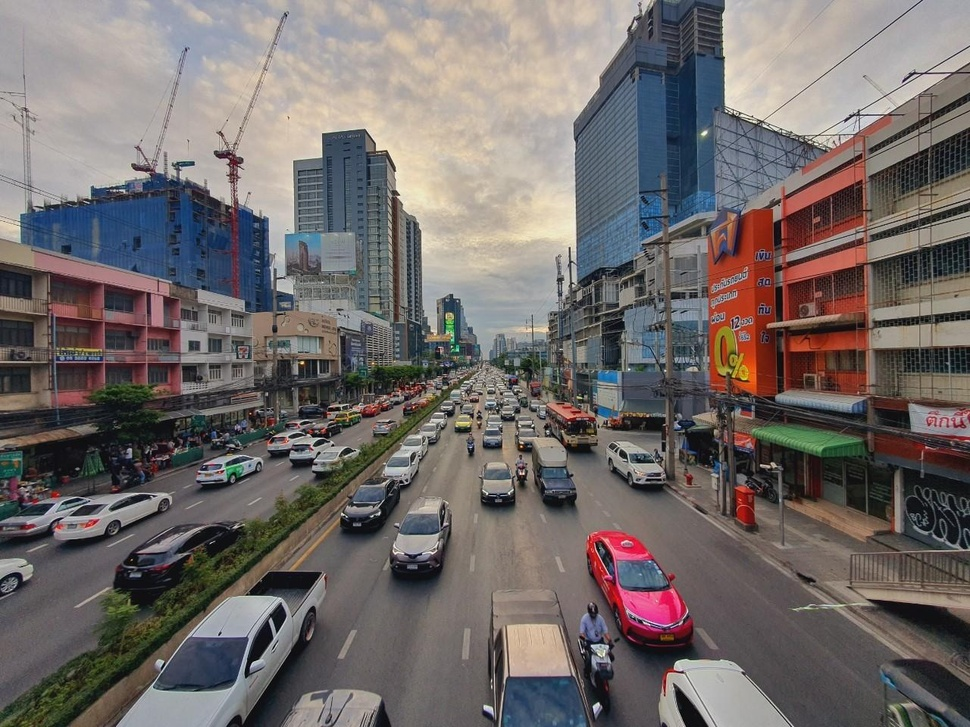
#> input picture picture/light-truck-36.jpg, 970 x 727 px, shrunk from 1280 x 960 before the run
$ python -i utils.py   (imports and definitions only)
#> lines starting #> are read from the running program, lines starting #| are printed output that depends on the picture; after the words box and inside, x2 and y2 are one past the last pixel; in counts of white or black regions, pixels touching at a corner belong together
import cv2 as cv
import matplotlib.pyplot as plt
import numpy as np
import os

ROOT_TEXT = "./text"
ROOT_VIDEO = "./video"
ROOT_PICTURE = "./picture"


# [51 lines left out: function video_to_frame, not called in this run]


def segment_road_and_car(img_path):
#> called with img_path = 'picture/light-truck-36.jpg'
    image = cv.imread(img_path)
#> image is the input picture: shape (727, 970, 3); mean B, G, R 105.2, 106.7, 113.4

    # get height and width image
    (H, W) = image.shape[:2]
#> H = 727; W = 970

    # convert image to gray scale
    gray = cv.cvtColor(image, cv.COLOR_BGR2GRAY)

    # blur image before using edge detection algorithm (canny)
    blurred = cv.GaussianBlur(gray, (5, 5), 0)

    # edge detection algorithm
    canny = cv.Canny(blurred, 30, 150)
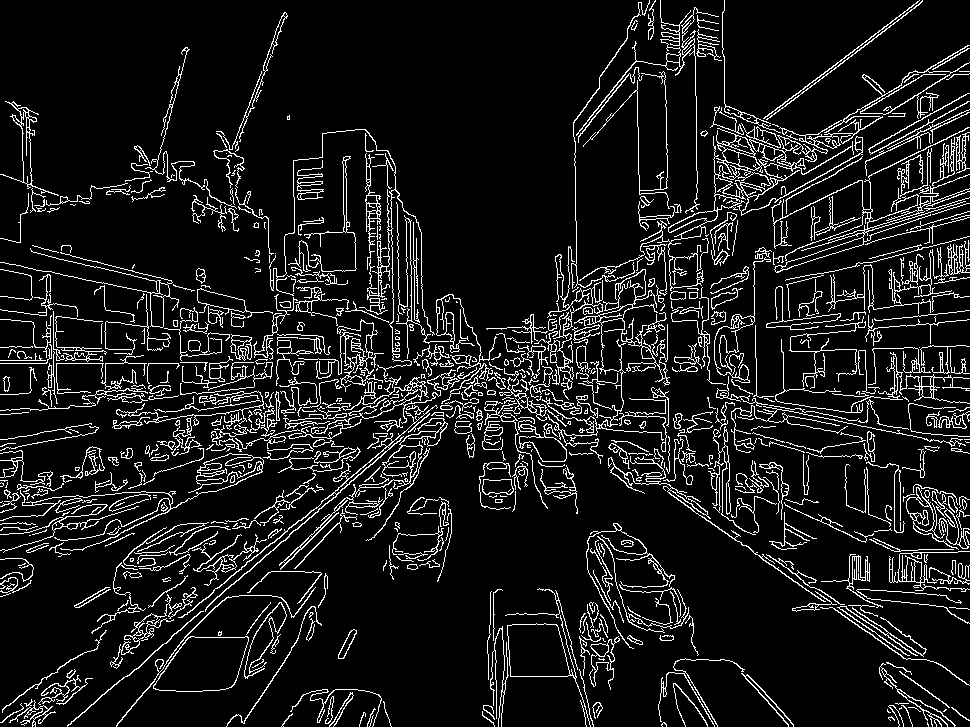
#> canny: shape (727, 970); 10% white in thin lines or dots

    # start segment by hand
    start_point1 = (int(W / 2), int(H / 2))
#> start_point1 = (485, 363)
    end_point1 = (W, H)
#> end_point1 = (970, 727)

    start_point2 = (int(W / 2), int(H / 2))
#> start_point2 = (485, 363)
    end_point2 = (0, H - 250)
#> end_point2 = (0, 477)

    mask1 = np.zeros_like(canny)
    cv.line(mask1, start_point1, end_point1, 255, 2)
#> mask1: shape (727, 970); 0.28% white in thin lines or dots, all inside (x1, y1, x2, y2) = (484, 362, 970, 727)
    cv.fillPoly(mask1, [np.array([(0, 0), start_point1, end_point1, (W, 0)])], 255)
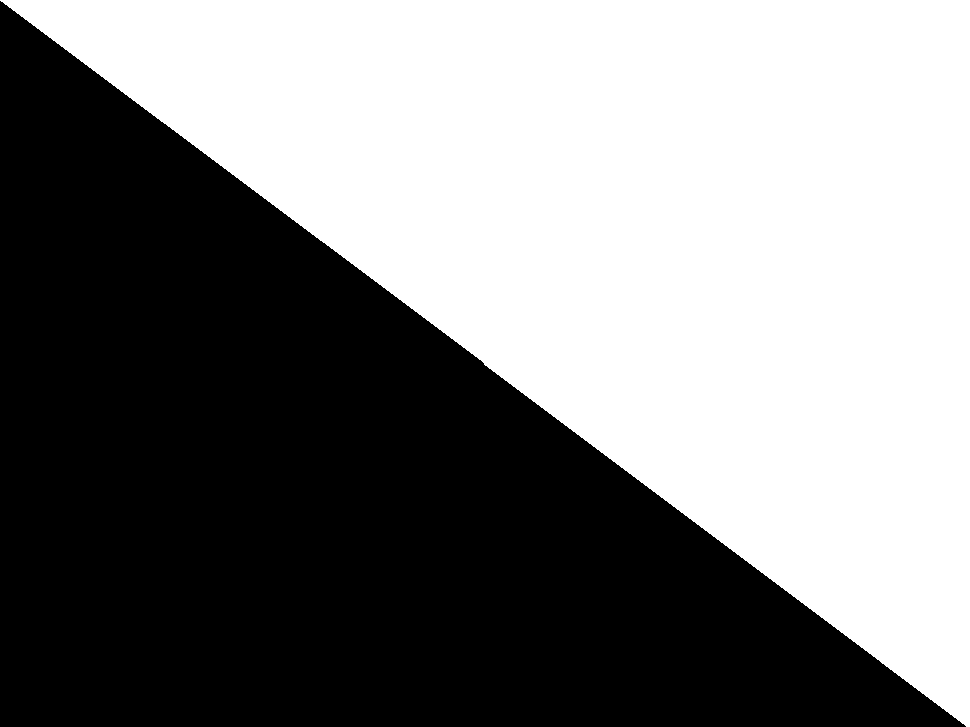
#> mask1: shape (727, 970); 50.2% white; 1 black region, box (x1, y1, x2, y2) and area: (0, 1, 966, 727) 351482
    canny[mask1 > 0] = 0
#> canny: shape (727, 970); 5% white in thin lines or dots, all inside (x1, y1, x2, y2) = (0, 101, 956, 727)

    mask2 = np.zeros_like(canny)
    cv.line(mask2, start_point2, end_point2, 255, 2)
#> mask2: shape (727, 970); 0.21% white; 1 white region, box (x1, y1, x2, y2) and area: (0, 362, 487, 479) 1459
    cv.fillPoly(mask2, [np.array([(W, 0), start_point2, end_point2, (0, 0)])], 255)
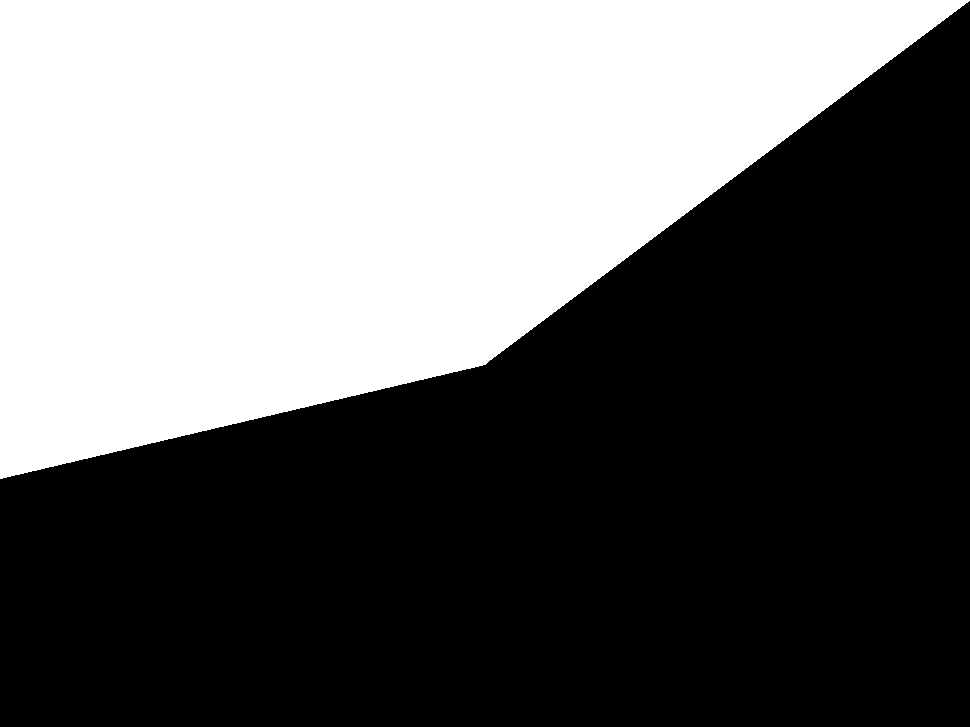
#> mask2: shape (727, 970); 41.6% white; 1 white region, box (x1, y1, x2, y2) and area: (0, 0, 970, 479) 293290
    canny[mask2 > 0] = 0
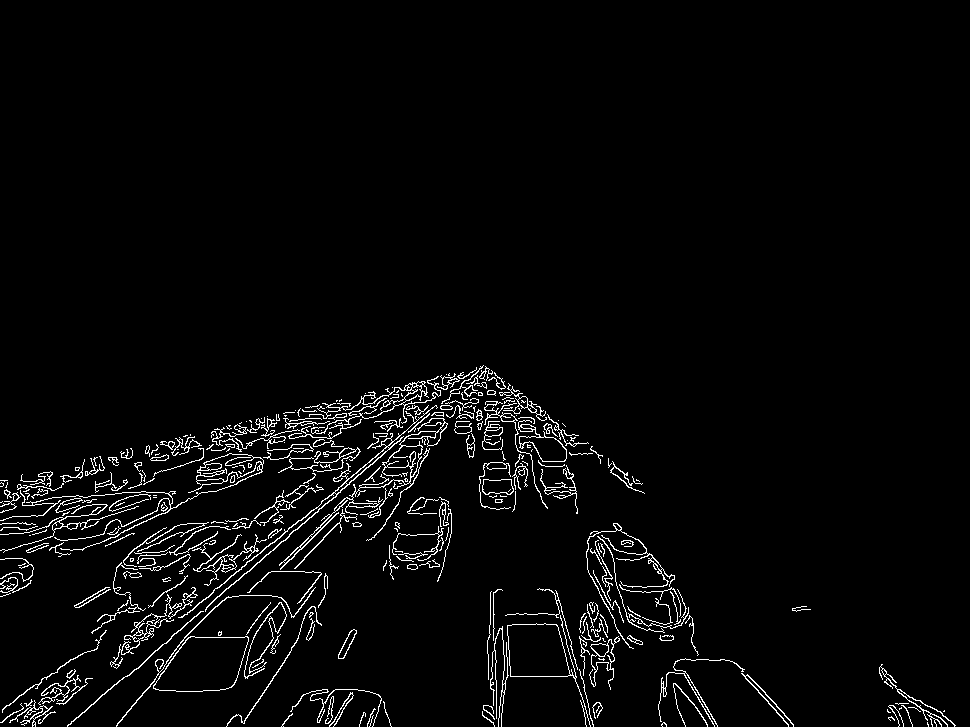
#> canny: shape (727, 970); 3.2% white in thin lines or dots, all inside (x1, y1, x2, y2) = (0, 365, 956, 727)

    mask_below = np.zeros_like(canny)
    cv.fillPoly(
        mask_below,
        [np.array([[0, H - 250], [int(W / 2), int(H / 2)], [W, H], [0, H]])],
        255,
    )
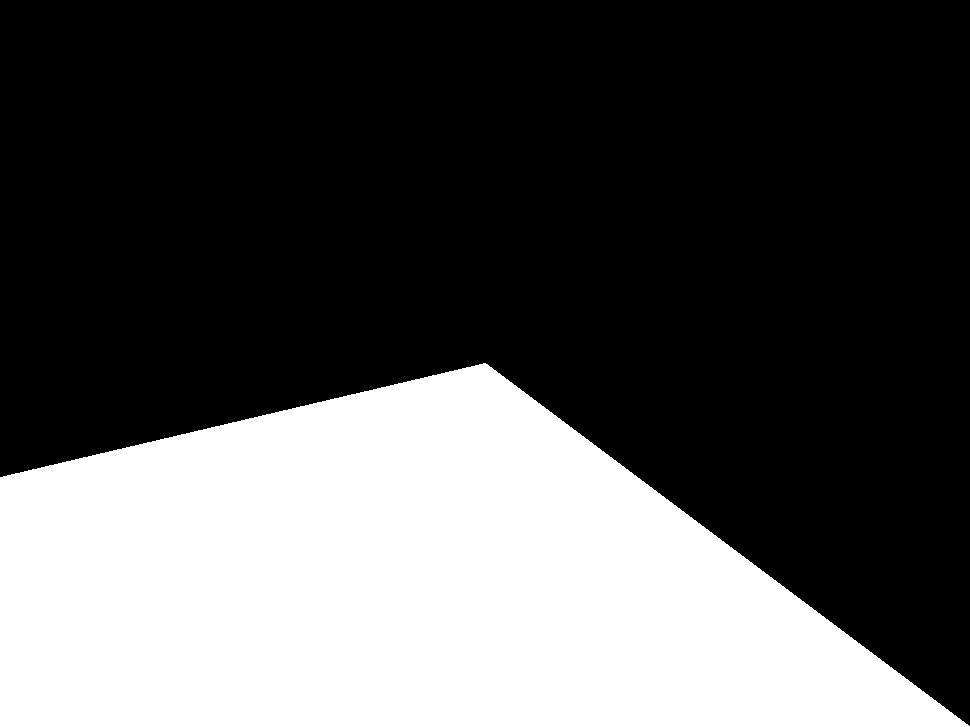
#> mask_below: shape (727, 970); 33.7% white; 1 white region, box (x1, y1, x2, y2) and area: (0, 363, 970, 727) 237411
    canny[mask_below > 0] = 255
    # end segment by hand

    dpi = 100
    fig_size = (W / dpi, H / dpi)
#> fig_size = (9.7, 7.27)

    canny[canny == 255] = 1
    np.savetxt(f"{ROOT_TEXT}/segment_values.txt", canny, fmt="%d")

    res = np.multiply(gray, canny)
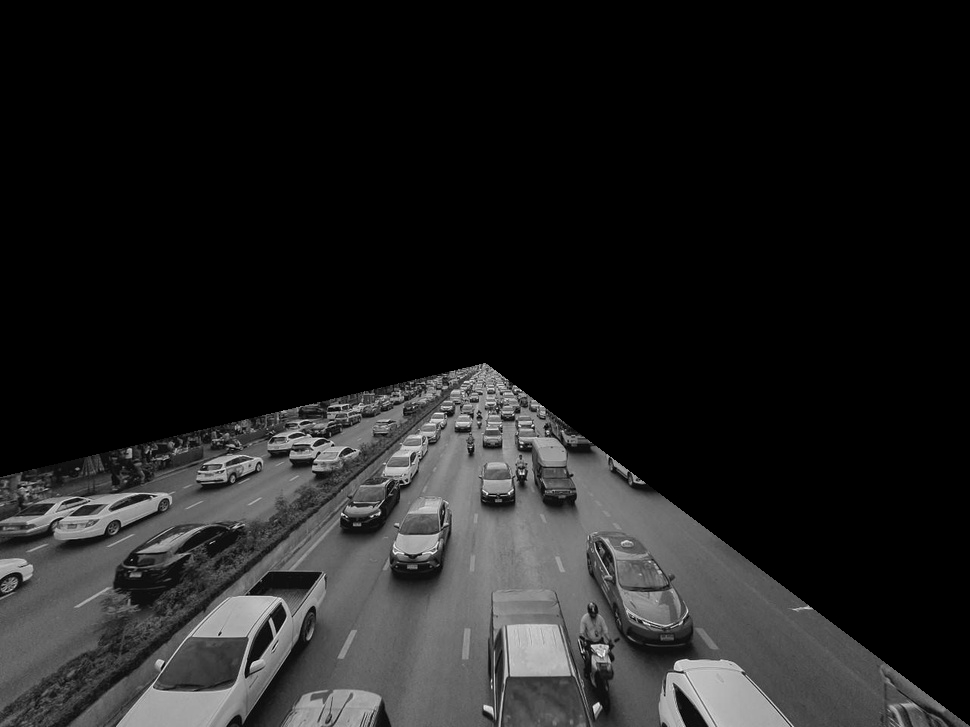
#> res: shape (727, 970); min 0, max 252, mean 31.4
    plt.figure(figsize=fig_size, dpi=dpi)
    plt.imshow(res)
    plt.axis("off")
    plt.savefig(
        f"{ROOT_PICTURE}/segment_result.jpg", bbox_inches="tight", pad_inches=0, dpi=dpi
    )
    plt.close()

>>> result = segment_road_and_car('picture/light-truck-36.jpg')
